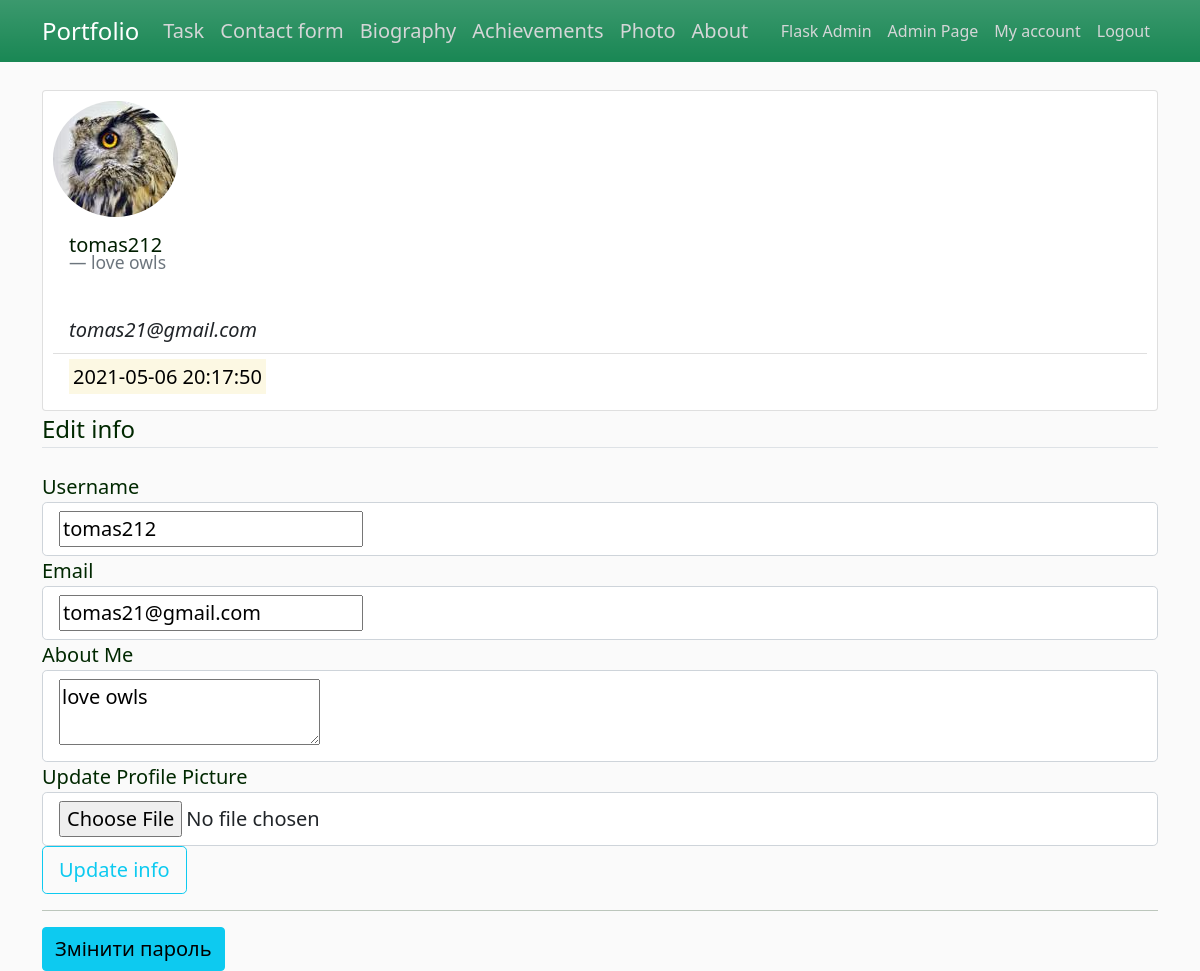
The page /usr/account (signed in) on the database its author committed.
### app/profile/models.py (models this page shows, shortened)
class User(db.Model, UserMixin):
    id = db.Column(db.Integer, primary_key=True)
    username = db.Column(db.String(20), unique=True, nullable=False)
    email = db.Column(db.String(120), unique=True, nullable=False)
    password = db.Column(db.String(60), nullable=False)
    about_me = db.Column(db.Text, nullable=True)
    image_file = db.Column(db.String(20), nullable=False, server_default='default.png')
    last_time_seen = db.Column(db.DateTime, default=datetime.utcnow)
    admin = db.Column(db.Boolean, default=False)

### app/profile/views.py (the view)
@user_bp.route("/account", methods=['POST', 'GET'])
@login_required
def account():
    form = UpdateAccountForm()
    if form.validate_on_submit():
        if form.picture.data:
            picture_file = save_picture(form.picture.data)
            current_user.image_file = picture_file
        current_user.username = form.username.data
        current_user.email = form.email.data
        current_user.about_me = form.about_me.data
        try:
            db.session.commit()
            flash('Your account has been updated!', 'success')
        except:
            db.session.rollback()
            flash('Error occurs during data recording to DB', 'danger')
        usersss = User.query.all()
        print(usersss)
        return redirect(url_for('user_bp_in.account'))
    elif request.method == 'GET':
        form.username.data = current_user.username
        form.email.data = current_user.email
        form.about_me.data = current_user.about_me
    image_file = url_for('user_bp_in.static', filename='profile_pics/' + current_user.image_file)
    return render_template('account.html', title='Account', image_file=image_file, form=form)

### app/profile/forms.py (shortened to what this page needs)
class UpdateAccountForm(FlaskForm):
    username = StringField('Username',
                           validators=[DataRequired(),
                                       Length(min=4, max=20, message='The username length must be between 6 and 20 '
                                                                     'characters'),
                                       Regexp('^[A-Za-z][A-Za-z0-9_.]*$', 0,
                                              'The username should only include letters, numbers, semicolons, '
                                              'or underscores')
                                       ]
                           )
    email = StringField('Email',
                        validators=[DataRequired(), Email(message="Incorrectly email")])
    about_me = TextAreaField('About Me', validators=[Optional()])
    picture = FileField('Update Profile Picture', validators=[FileAllowed(['jpg', 'png'])])
    submit = SubmitField('Update info')

### app/profile/models.py (called while the page is built)
@login_manager.user_loader
def user_loader(user_id):
    return User.query.get(int(user_id))

### app/profile/views.py (called while the page is built)
@user_bp.after_request
def after_request_func(response):
    if current_user:
        current_user.last_time_seen = datetime.utcnow()
        try:
            db.session.commit()
        except:
            db.session.rollback()
    return response

### app/profile/templates/profile/account.html (shortened to what this page needs)
{% extends "layout.html" %}
{% block content %}
    {% from "_render_field.html" import render_field_lr %}
    <div class="content-section">
        <div class="card">
             <div class="media">
                  <img src="{{ image_file }}" class="rounded-circle account-img">
                  <div class="card-body">
                    <h5 class="account-heading">{{ current_user.username }}</h5>
                    <p class="blockquote-footer">{{ current_user.about_me }}</p>
                  </div>
                  <ul class="list-group list-group-flush">
                    <li class="list-group-item text-dark"><em>{{ current_user.email }}</em></li>
                    <li class="list-group-item text-dark"><mark>{{ current_user.last_time_seen.isoformat(' ', 'seconds') }}</mark></li>
                  </ul>
             </div>
        </div>
        <form method="POST" action="{{ url_for('user_bp_in.account') }}" enctype="multipart/form-data">
            <fieldset class="form-group">
                <legend class="border-bottom mb-4">Edit info</legend>
                    {{ render_field_lr(form.username) }}
                    {{ render_field_lr(form.email) }}
                    {{ render_field_lr(form.about_me) }}
                    {{ render_field_lr(form.picture) }}
            </fieldset>
            <div class="form-group">
                {{ form.submit(class="btn btn-outline-info btn-lg") }}
            </div>
        </form>
             <hr><a href="{{url_for('user_bp_in.change_password')}}" class="btn btn-info fs-5"> Змінити пароль </a>
    </div>
{% endblock content %}

### app/templates/_render_field.html (shortened to what this page needs)
{% macro render_field_lr(field) %}
    <div class="form-group ">
        <div class="form-control-label">
            {{ field.label }}
        </div>
        {% if field.errors %}
            <div class="form-control form-control-lg is-invalid">
                {{ field }}
            </div>
            <div class="invalid-feedback">
                {% for error in field.errors %}
                    <span>{{ error }}</span>
                {% endfor %}
            </div>
         {% else %}
            <div class="form-control form-control-lg ">
                {{ field }}
            </div>
        {% endif %}
    </div>
{% endmacro %}

### app/static/css/custom.css (style rules this page uses)
body { background: #fafafa; color: #002800; }
h1, h2, h3, h4, h5, h6 { color: #001e00; }
.card { padding: 10px; }

### rows shown on the page
User: username "tomas212", about_me "love owls", email "tomas21@gmail.com", last_time_seen "2021-05-06 20:17:50"

### other values the page prints
{{ field.label }} "Username Email About Me Update Profile Picture"
